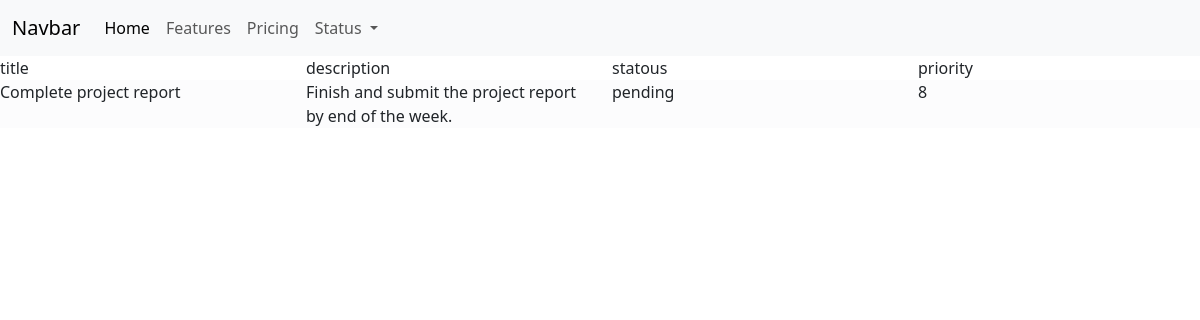
/task/3, run on the app's committed database.
### main/models.py (models this page shows, shortened)
class Task(models.Model):
    db_table = 'task'
    State = [('pending', 'pending'), ('in progress', 'in progress'), ('completed', 'completed')]
    title = models.CharField(max_length=100, help_text='Enter the title of the task')
    description = models.TextField()
    priority = models.IntegerField(validators=[MinValueValidator(1), MaxValueValidator(10)] , default=5)
    due_date = models.DateField(null=True)
    statous = models.CharField(max_length=20, choices=State, default='pending')
    created_at = models.DateTimeField(auto_now_add=True)
    updeted_at = models.DateTimeField(auto_now_add=True)
    category = models.ForeignKey(Category, on_delete=models.CASCADE)

### main/views.py (the view)
# urls.py: path('task/<int:task_id>', views.task_detail, name='task_detail'),
def task_detail(request, task_id):
    tasks = Task.objects.filter(id=task_id)
    return render(request, 'main/tasks.html', {'tasks': tasks})

### main/templates/main/tasks.html (shortened to what this page needs)
{% extends "main/base.html" %}
{% block content %}
<div class="row">
    <div class="col">title</div>
    <div class="col">description</div>
    <div class="col">statous</div>
    <div class="col">priority</div>
</div>
{% for task in tasks %}
    <div class="row bg-light-subtle">
        <div class="col">{{task.title}}</div>
        <div class="col">{{task.description}}</div>
        <div class="col">{{task.statous}}</div>
        <div class="col">{{task.priority}}</div>
    </div>
{% endfor %}
{% endblock %}

### data on the page
Task: title "Complete project report", description "Finish and submit the project report by end of the week.", statous "pending", priority "8"
